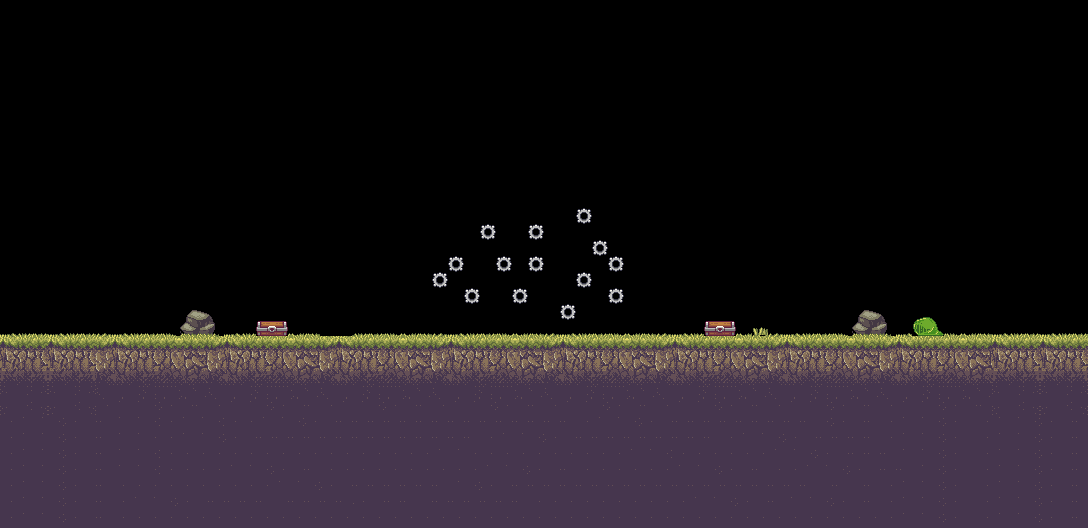

The image is a tile-based game level rendered from a .tmx file. Its description and source (layers, tilesets, objects; grid data summarised) follow:
An orthogonal 68x33 tile map with 16x16 px tiles, 1 tile layer (Tile Layer 1).

<map version="1.0" orientation="orthogonal" width="68" height="33" tilewidth="16" tileheight="16">
 <tileset firstgid="1" name="tileset02" tilewidth="16" tileheight="16">
  <image source="tileset02.png" width="288" height="1264" />
 </tileset>
 <layer name="Tile Layer 1" width="68" height="33">
  <data>[2244 cells, 904 non-empty, 74 distinct tile ids]</data>
 </layer>
</map>